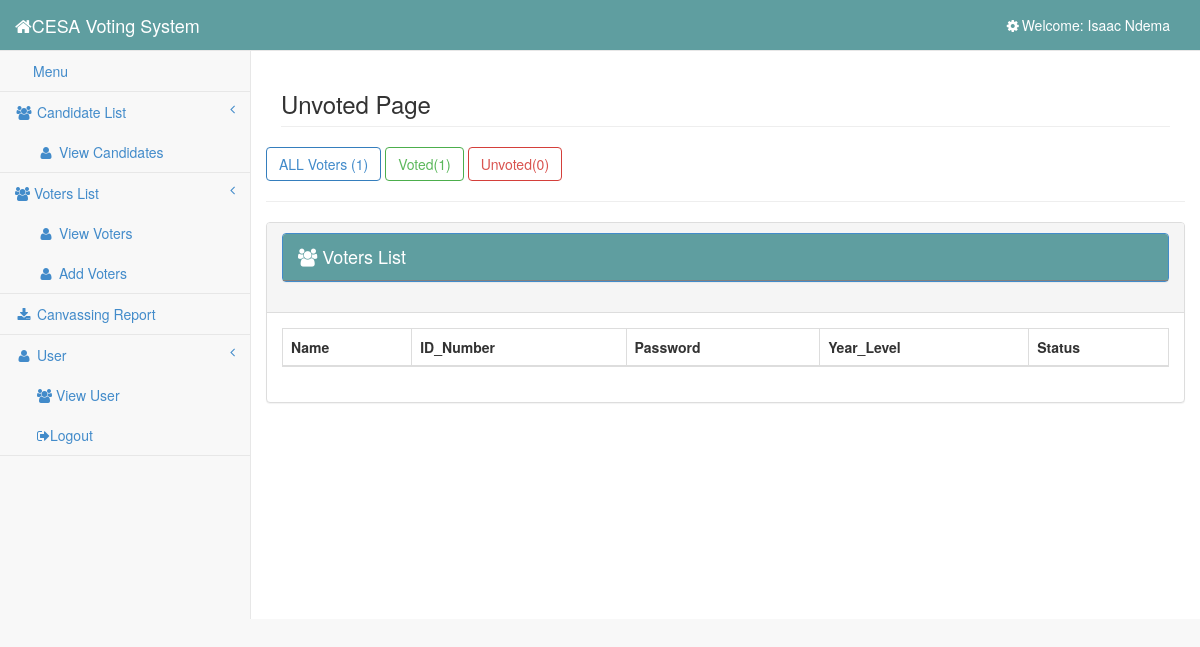
Page /admin/unvoted.php (signed in) on the earlier database version.
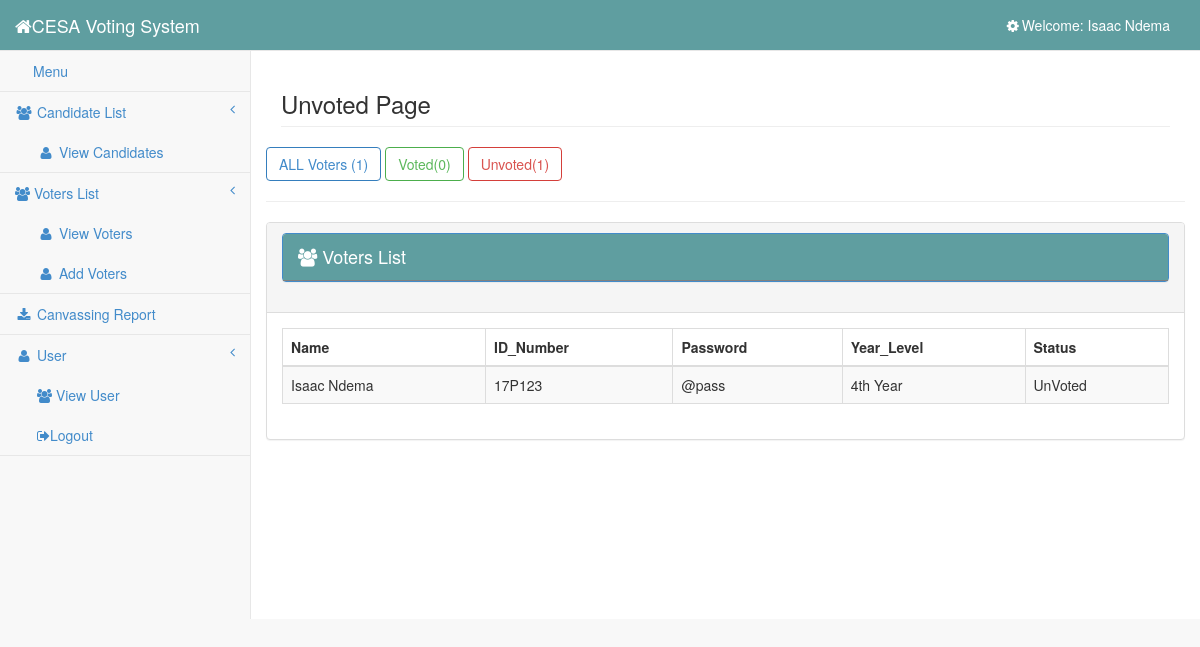
Same page on the later database version.
### tables this page shows
CREATE TABLE IF NOT EXISTS `user` (
  `user_id` int(11) NOT NULL AUTO_INCREMENT,
  `username` varchar(100) NOT NULL,
  `password` varchar(100) NOT NULL,
  `firstname` varchar(100) NOT NULL,
  `lastname` varchar(100) NOT NULL,
  PRIMARY KEY (`user_id`)
);

CREATE TABLE IF NOT EXISTS `voters` (
  `voters_id` int(11) NOT NULL AUTO_INCREMENT,
  `id_number` varchar(6) NOT NULL,
  `password` varchar(100) NOT NULL,
  `firstname` varchar(100) NOT NULL,
  `lastname` varchar(100) NOT NULL,
  `year_level` varchar(100) NOT NULL,
  `status` varchar(100) NOT NULL,
  `account` varchar(100) NOT NULL,
  PRIMARY KEY (`voters_id`)
);

### admin/session.php (called while the page is built, shortened)
<?php
	require '../database/dbcon.php';
	$session_id=$_SESSION['id'];
	$user_query = $conn->query("SELECT * FROM user WHERE user_id = '$session_id'") or die(mysqli_errno());
	$user_row = $user_query->fetch_array();
?>

### admin/unvoted.php (the view, shortened to what the changed rows need)
<?php include('session.php'); ?>
<?php include('head.php'); ?>
<body>
    <div id="wrapper">
        <?php include('side_bar.php'); ?>
        <div id="page-wrapper">
            <div class="row">
                <div class="col-lg-12">
                    <h3 class="page-header">Unvoted Page</h3>
                </div>
                <?php
                $count = $conn->query("SELECT COUNT(*) as total FROM `voters`")->fetch_array();
                $count1 =  $conn->query("SELECT COUNT(*) as total FROM `voters` WHERE `status` = 'Voted'")->fetch_array();
                $count2 = $conn->query("SELECT COUNT(*) as total FROM `voters` WHERE `status` = 'Unvoted'")->fetch_array();
                ?>
                <a href="voters.php" class="btn btn-primary btn-outline">ALL Voters (<?php echo $count['total'] ?>)</a>
                <a href="voted.php" class="btn btn-success btn-outline"> Voted(<?php echo $count1['total'] ?>)</a>
                <a href="unvoted.php" class="btn btn-danger btn-outline">Unvoted(<?php echo $count2['total'] ?>) </a>
                <br />
                <hr />
                <div class="panel panel-default">
                    <div class="panel-heading">
                    </div>
                    <div class="panel-body">
                        <div class="table-responsive">
                            <table class="table table-striped table-bordered table-hover" id="dataTables-example">
                                <thead>
                                    <tr>
                                        <th>Name</th>
                                        <th>ID_Number</th>
                                        <th>Password</th>
                                        <th>Year_Level</th>
                                        <th>Status</th>
                                    </tr>
                                </thead>
                                <tbody>
                                    <?php
                                    require 'dbcon.php';
                                    $query = $conn->query("SELECT * FROM voters where status = 'Unvoted' ");
                                    while ($row = $query->fetch_array()) {
                                    ?>
                                        <tr class="odd gradeX">
                                            <td><?php echo $row['firstname'] . " " . $row['lastname']; ?></td>
                                            <td><?php echo $row['id_number']; ?></td>
                                            <td><?php echo $row['password']; ?></td>
                                            <td><?php echo $row['year_level']; ?></td>
                                            <td><?php echo $row['status']; ?></td>
                                        </tr>
                                    <?php } ?>
                                </tbody>
                            </table>
                        </div>
                    </div>
                </div>
            </div>
        </div>
    </div>
</body>
</html>

### admin/side_bar.php (shortened to what the changed rows need)
<?php require '../database/dbcon.php';?>
<nav class="navbar navbar-default navbar-static-top" role="navigation" style="margin-bottom:0; background-color:cadetblue;">
    <ul class="nav navbar-top-links navbar-right">
        <?php
        $query = $conn->query("SELECT * from user where user_id ='$session_id'") or die(mysql_error());
        while ($row = $query->fetch_array()) {
        ?>
            <li class="dropdown">
                <a class="dropdown-toggle" data-toggle="dropdown" href="#" style="color: white">
                    <i class="fa fa-cog fa-spin fa-fw"></i>Welcome: <?php echo $user_username = $user_row['firstname'] . " " . $user_row['lastname']; ?>
                </a>
            </li>
        <?php } ?>
    </ul>
</nav>

Differences in the rows shown:
now on this page (row edited): voters: firstname "Isaac", lastname "Ndema", id_number "17P123", password "@pass", year_level "4th Year", status "UnVoted"
Other differences:
$count1['total']: "1" → "0"
$count2['total']: "0" → "1"
